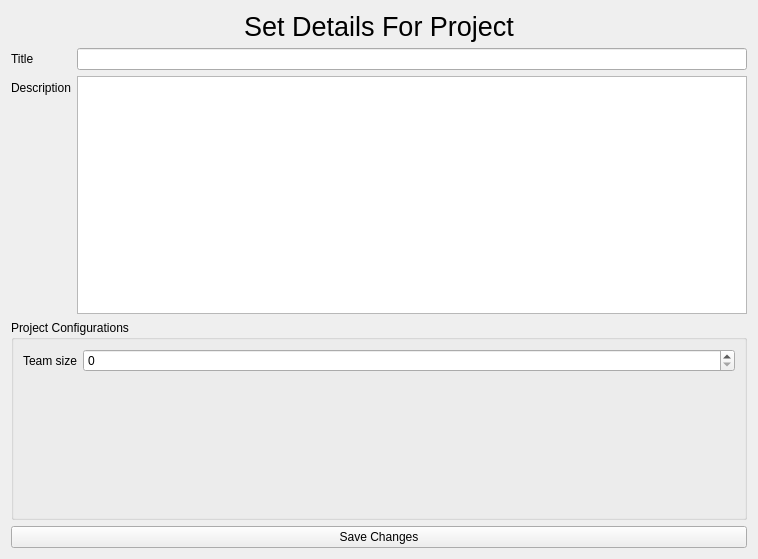
<?xml version="1.0" encoding="UTF-8"?>
<ui version="4.0">
 <class>CreateProjectWidget</class>
 <widget class="QWidget" name="CreateProjectWidget">
  <property name="geometry">
   <rect>
    <x>0</x>
    <y>0</y>
    <width>758</width>
    <height>559</height>
   </rect>
  </property>
  <property name="windowTitle">
   <string>Form</string>
  </property>
  <layout class="QVBoxLayout" name="verticalLayout">
   <item>
    <widget class="QLabel" name="lblCreateProject">
     <property name="font">
      <font>
       <pointsize>20</pointsize>
      </font>
     </property>
     <property name="text">
      <string>Set Details For Project</string>
     </property>
     <property name="alignment">
      <set>Qt::AlignCenter</set>
     </property>
    </widget>
   </item>
   <item>
    <layout class="QFormLayout" name="formLayout">
     <property name="fieldGrowthPolicy">
      <enum>QFormLayout::AllNonFixedFieldsGrow</enum>
     </property>
     <item row="0" column="0">
      <widget class="QLabel" name="lblTitle">
       <property name="text">
        <string>Title</string>
       </property>
      </widget>
     </item>
     <item row="0" column="1">
      <widget class="QLineEdit" name="txtProjectTitle"/>
     </item>
     <item row="1" column="0">
      <widget class="QLabel" name="lblDesc">
       <property name="text">
        <string>Description</string>
       </property>
      </widget>
     </item>
     <item row="1" column="1">
      <widget class="QTextEdit" name="txtProjectDesc"/>
     </item>
    </layout>
   </item>
   <item>
    <widget class="QGroupBox" name="groupBox">
     <property name="minimumSize">
      <size>
       <width>0</width>
       <height>200</height>
      </size>
     </property>
     <property name="title">
      <string>Project Configurations</string>
     </property>
     <layout class="QFormLayout" name="formLayout_2">
      <item row="0" column="1">
       <widget class="QSpinBox" name="teamSizeSpinBox"/>
      </item>
      <item row="0" column="0">
       <widget class="QLabel" name="lblTeamSize">
        <property name="text">
         <string>Team size</string>
        </property>
       </widget>
      </item>
     </layout>
    </widget>
   </item>
   <item>
    <widget class="QPushButton" name="btnSave">
     <property name="text">
      <string>Save Changes</string>
     </property>
    </widget>
   </item>
  </layout>
 </widget>
 <resources/>
 <connections/>
</ui>
